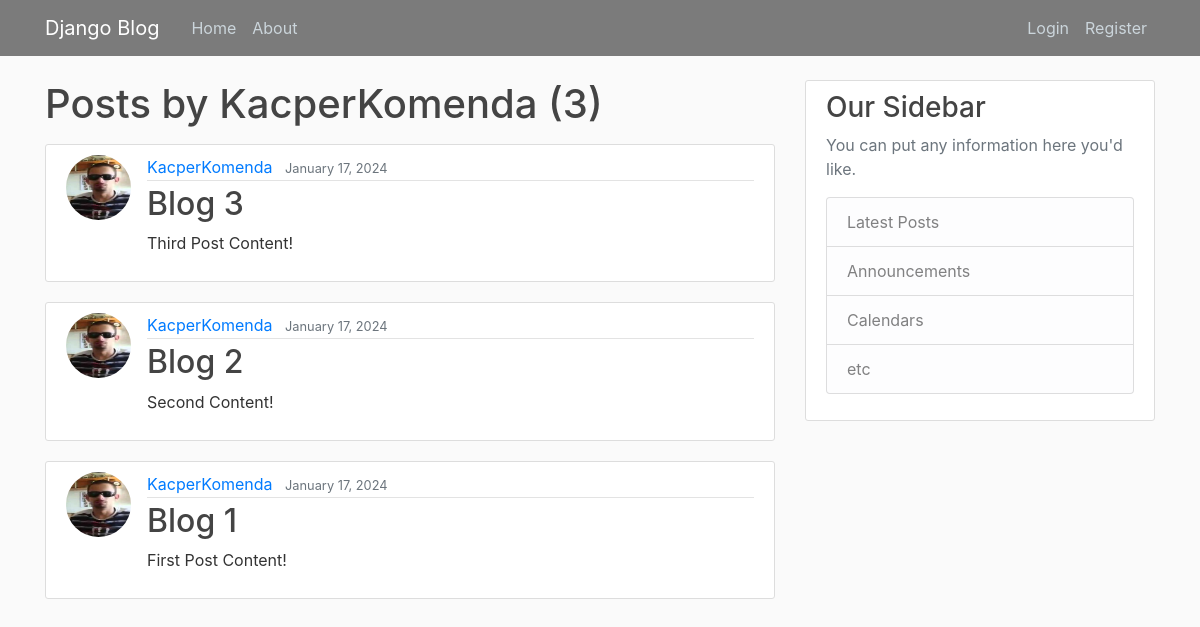
Before: /user/KacperKomenda with the older database file.
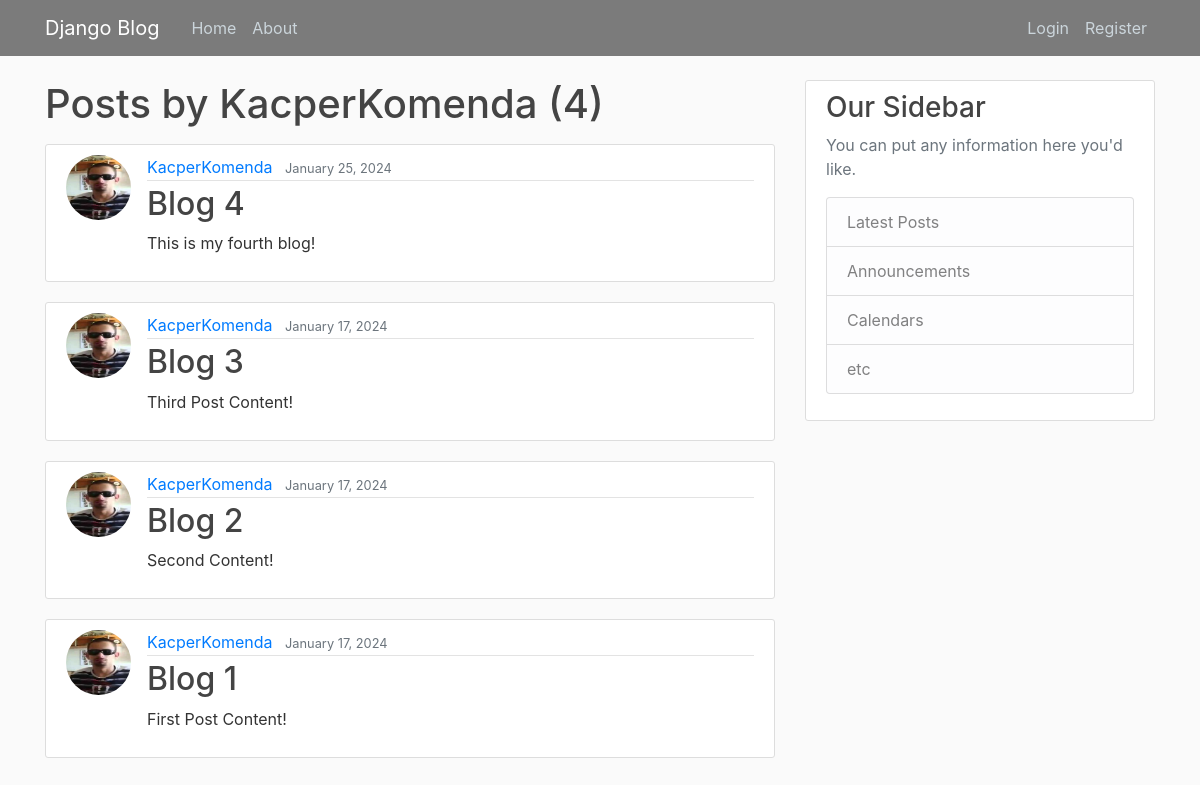
After: the same page with the newer database file.
### main/models.py (models this page shows, shortened)
class Post(models.Model):
    title = models.CharField(max_length = 100)
    content = models.TextField()
    date_posted = models.DateTimeField(default = timezone.now)
    author = models.ForeignKey(User, on_delete=models.CASCADE) #Jeśli user usunięty, to post też

### users/models.py (models this page shows, shortened)
class Profile(models.Model):
    user = models.OneToOneField(User, on_delete=models.CASCADE) #CASCADE - jeśli user usunięty, usuń posty, nie na odwrót
    image = models.ImageField(default='default.jpg', upload_to='profile_pics')

### main/views.py (the view)
# urls.py: path('user/<str:username>', UserPostListView.as_view(), name="user-posts"),
class UserPostListView(ListView):
    model = Post
    template_name = 'main/user_posts.html'
    context_object_name = 'posts'
    ordering = ['-date_posted'] # date_posted jeśli chcemy od najstarszego
    paginate_by = 5
    def get_queryset(self):
        user = get_object_or_404(User, username=self.kwargs.get('username'))
        return Post.objects.filter(author=user).order_by('-date_posted')

### main/templates/main/user_posts.html (shortened to what this page needs)
{% extends "main/base.html" %}
{% block content %}
    <h1 class="mb-3">Posts by {{ view.kwargs.username }} ({{ page_obj.paginator.count }})</h1>
    {% for post in posts %}
        <article class="media content-section">
            <img class ="rounded-circle article-img" src="{{ post.author.profile.image.url }}">
            <div class="media-body">
            <div class="article-metadata">
                <a class="mr-2" href="{% url 'user-posts' post.author.username %}">{{ post.author }}</a>
                <small class="text-muted">{{ post.date_posted|date:"F d, Y" }}</small>
            </div>
            <h2><a class="article-title" href="{% url 'post-detail' post.id %}">{{ post.title }}</a></h2>
            <p class="article-content">{{ post.content }}</p>
            </div>
        </article>
    {% endfor %}
{% endblock content %}

Changed rows visible on the page:
added Post: author.profile.image (picture), author "KacperKomenda", date_posted "January 25, 2024", title "Blog 4", content "This is my fourth blog!"
Other visible differences:
{{ page_obj.paginator.count }}: "3" → "4"
